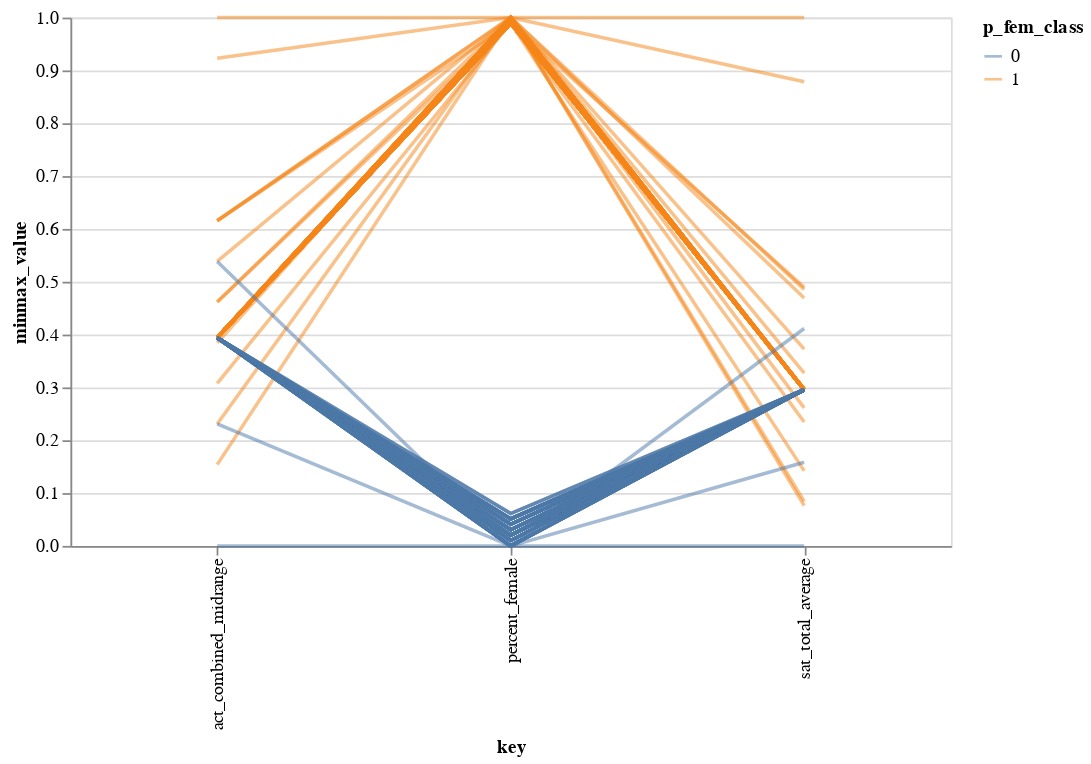

Notebook cell for this chart:
### Code cell
# O plot de coordenadas paralelas foi refeito utilizando vega altair
df_high_female = df[(df['percent_female'] > df['percent_female'].mean()) & (df['percent_female'] < 1)]
df_high_female = df_high_female.sort_values(by='percent_female', ascending=False).head(100)
df_high_female['p_fem_class'] = 1

df_low_female = df[(df['percent_female'] < df['percent_female'].mean()) & (df['percent_female'] > 0)]
df_low_female = df_low_female.sort_values(by='percent_female', ascending=True).head(100)
df_low_female['p_fem_class'] = 0

source = pd.concat([df_high_female, df_low_female], axis=0)

alt.Chart(source).transform_window(
    index='count()'
).transform_fold(
    ['percent_female',  'sat_total_average','act_combined_midrange'] # Reordered list
).transform_joinaggregate(
     min='min(value)',
     max='max(value)',
     groupby=['key']
).transform_calculate(
    minmax_value=(datum.value-datum.min)/(datum.max-datum.min),
    mid=(datum.min+datum.max)/2
).mark_line().encode(
    x='key:N',
    y='minmax_value:Q',
    color='p_fem_class:N',
    detail='index:N',
    opacity=alt.value(0.5)
).properties(width=500)

### Figure 1 — Vega-Lite specification as saved in the notebook (floating-point values rounded to 4 significant figures; data arrays with more than 128 entries replaced by an {"elided": "..."} marker saying what was removed)
{"config": {"view": {"continuousWidth": 300, "continuousHeight": 300}}, "data": {"name": "data-099c5f7963fcc0158793404939b0b075"}, "mark": {"type": "line"}, "encoding": {"color": {"field": "p_fem_class", "type": "nominal"}, "detail": {"field": "index", "type": "nominal"}, "opacity": {"value": 0.5}, "x": {"field": "key", "type": "nominal"}, "y": {"field": "minmax_value", "type": "quantitative"}}, "transform": [{"window": [{"op": "count", "as": "index"}]}, {"fold": ["percent_female", "sat_total_average", "act_combined_midrange"]}, {"joinaggregate": [{"op": "min", "field": "value", "as": "min"}, {"op": "max", "field": "value", "as": "max"}], "groupby": ["key"]}, {"calculate": "((datum.value - datum.min) / (datum.max - datum.min))", "as": "minmax_value"}, {"calculate": "((datum.min + datum.max) / 2)", "as": "mid"}], "width": 500, "$schema": "https://vega.github.io/schema/vega-lite/v5.20.1.json", "datasets": {"data-099c5f7963fcc0158793404939b0b075": {"elided": "200 records"}}}
